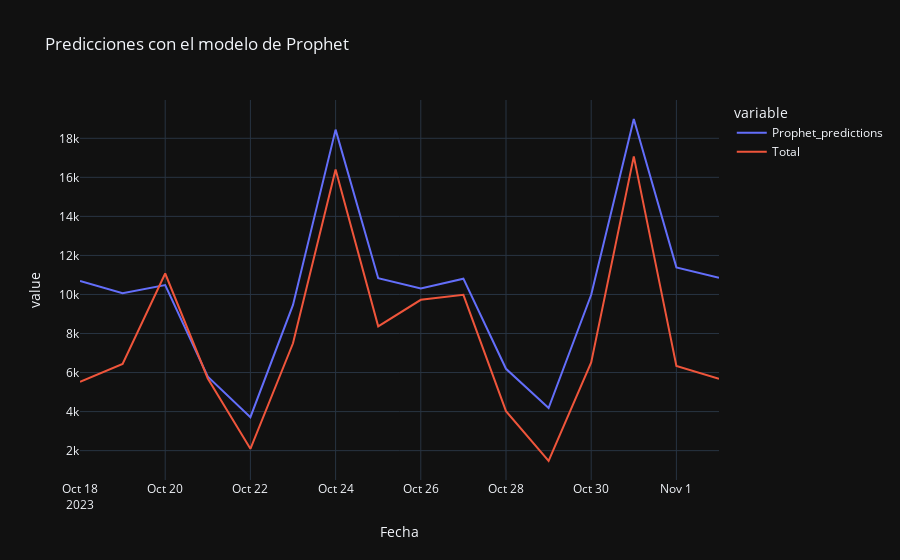

Here is the notebook cell this chart was saved with:
### Code cell
fig = px.line(test_data, x=test_data.index, y =['Prophet_predictions','Total'], template='plotly_dark', title='Predicciones con el modelo de Prophet')
fig.show()

### Figure 1 — Plotly figure (JSON) as saved in the notebook; plotly's stock layout.template omitted (floating-point values rounded to 4 significant figures)
{"data": [{"hovertemplate": "variable=Prophet_predictions<br>Fecha=%{x}<br>value=%{y}<extra></extra>", "legendgroup": "Prophet_predictions", "line": {"color": "#636efa", "dash": "solid"}, "marker": {"symbol": "circle"}, "mode": "lines", "name": "Prophet_predictions", "orientation": "v", "showlegend": true, "type": "scatter", "x": ["2023-10-18T00:00:00", "2023-10-19T00:00:00", "2023-10-20T00:00:00", "2023-10-21T00:00:00", "2023-10-22T00:00:00", "2023-10-23T00:00:00", "2023-10-24T00:00:00", "2023-10-25T00:00:00", "2023-10-26T00:00:00", "2023-10-27T00:00:00", "2023-10-28T00:00:00", "2023-10-29T00:00:00", "2023-10-30T00:00:00", "2023-10-31T00:00:00", "2023-11-01T00:00:00", "2023-11-02T00:00:00"], "xaxis": "x", "y": [10700.0, 10070.0, 10480.0, 5785.0, 3713.0, 9466.0, 18440.0, 10830.0, 10310.0, 10810.0, 6193.0, 4184.0, 9982.0, 18990.0, 11390.0, 10850.0], "yaxis": "y"}, {"hovertemplate": "variable=Total<br>Fecha=%{x}<br>value=%{y}<extra></extra>", "legendgroup": "Total", "line": {"color": "#EF553B", "dash": "solid"}, "marker": {"symbol": "circle"}, "mode": "lines", "name": "Total", "orientation": "v", "showlegend": true, "type": "scatter", "x": ["2023-10-18T00:00:00", "2023-10-19T00:00:00", "2023-10-20T00:00:00", "2023-10-21T00:00:00", "2023-10-22T00:00:00", "2023-10-23T00:00:00", "2023-10-24T00:00:00", "2023-10-25T00:00:00", "2023-10-26T00:00:00", "2023-10-27T00:00:00", "2023-10-28T00:00:00", "2023-10-29T00:00:00", "2023-10-30T00:00:00", "2023-10-31T00:00:00", "2023-11-01T00:00:00", "2023-11-02T00:00:00"], "xaxis": "x", "y": [5524.0, 6445.0, 11070.0, 5698.0, 2096.0, 7501.0, 16400.0, 8367, 9727.0, 9980.0, 4020.0, 1470.0, 6522.0, 17070.0, 6341.0, 5677.0], "yaxis": "y"}], "layout": {"legend": {"title": {"text": "variable"}, "tracegroupgap": 0}, "title": {"text": "Predicciones con el modelo de Prophet"}, "xaxis": {"anchor": "y", "domain": [0, 1], "title": {"text": "Fecha"}}, "yaxis": {"anchor": "x", "domain": [0, 1], "title": {"text": "value"}}}}
